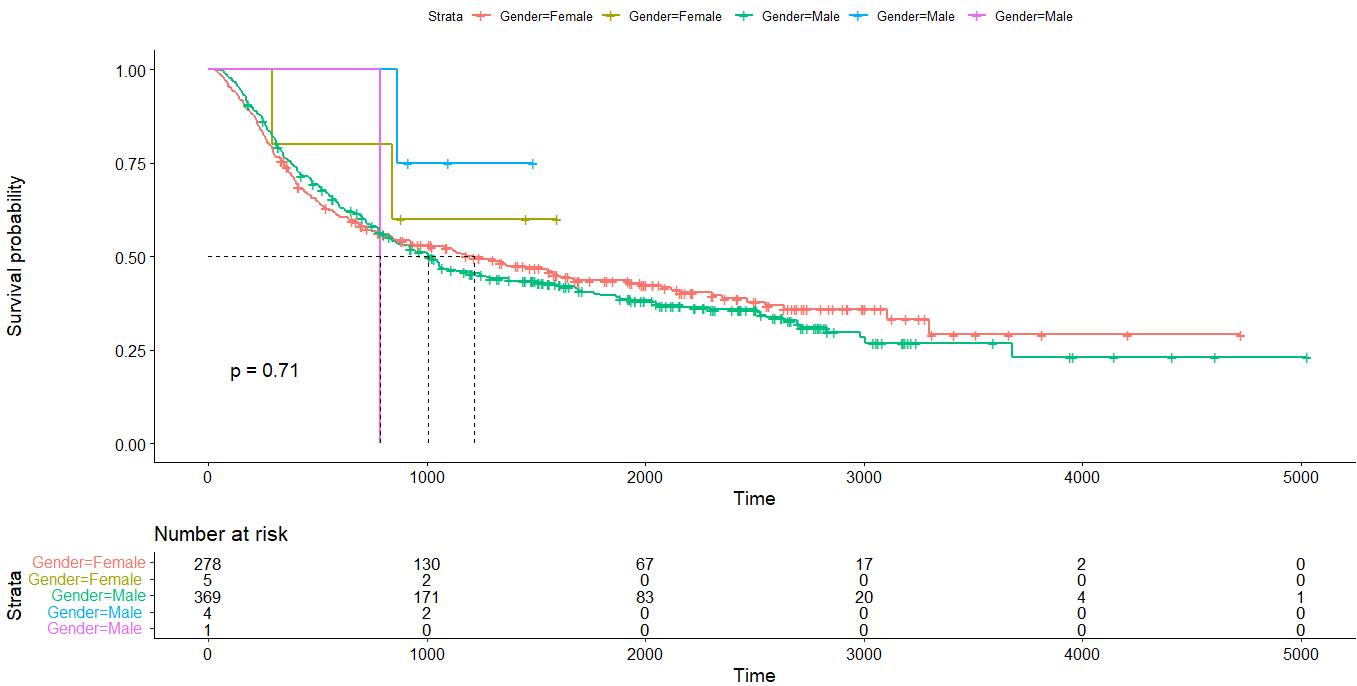

Here is the R script that generated this plot:
library(survival)
library(survminer)
setwd("C:\\Users\\sai\\Documents\\R")
data = read.table('CGGA.mRNAseq_693_clinical.20200506.txt',
                  header = T, sep = '\t', row.names = 1)

fit =  survfit(Surv(OS, Censor..alive.0..dead.1.)  ~  Gender, 
               data = data)
fit


ggsurvplot(fit, data = data)

ggsurvplot(fit, data = data,
           surv.median.line = 'hv')

ggsurvplot(fit, data = data,
           surv.median.line = 'hv',
           pval = T)

ggsurvplot(fit, data = data,
           surv.median.line = 'hv',
           pval = T, risk.table = T)
fit =  survfit(Surv(OS, Censor..alive.0..dead.1.) ~ IDH_mutation_status, 
               data = data)

fit =  survfit(Surv(OS, Censor..alive.0..dead.1.) ~ IDH_mutation_status + Gender, 
               data = data)
